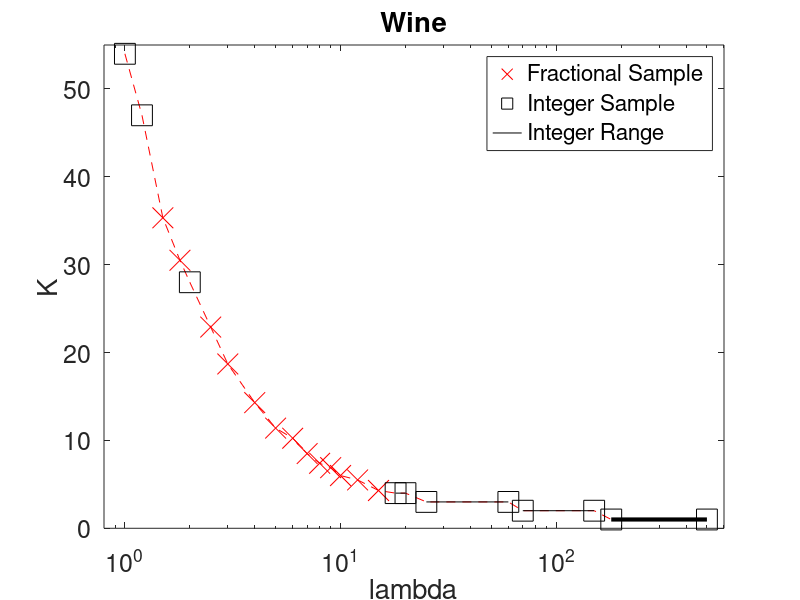

Reproduce this figure in MATLAB.
%xlambdas = [1 1.2 1.5 1.8 2 2.5 3 4 5 6 7 8 9 10 12 15 18 20 25 60 70 150 180 500];
%xplot = [54 47 35.333 30.5 28 22.9 18.7 14.3 11.4 10.25 8.5 7.4 6.9 6.0 5.5 4.3 4 4 3 3 2 2 1 1];

xlambdas = [1.5 1.8 2.5 3 4         5 6 7 8 9              10 12 15 ];
xplot = [35.333 30.5 22.9 18.7 14.3 11.4 10.25 8.5 7.4 6.9 6.0 5.5 4.3 ];

lambdas = [1 1.2 1.5 1.8 2 2.5 3 4 5 6 7 8 9 10 12 15  18 20 25 60 70  150 180 500];
redline = [54 47 35.333 30.5 28 22.9 18.7 14.3 11.4 10.25 8.5 7.4 6.9 6.0 5.5 4.3 4 4 3 3 2 2 1 1];

size(lambdas)
size(redline)
% redplot
XXplot = semilogx(xlambdas, xplot, 'rx', 'markersize', 15); 
hold all 
RLplot = semilogx(lambdas, redline, 'r--');
ISplot = semilogx([1 1.2 2 18 20 25 60 70 150 180 500], [54 47 28 4 4 3 3 2 2 1 1], 'ks', 'markersize', 15);
IRplot = semilogx([18 20], [4 4], 'k', [25 60], [3 3], 'k', [70 150], [2 2], 'k', [180, 500], [1 1], 'k', 'linewidth', 3);
hold off

legend([XXplot(1) ISplot(1) IRplot(1)], 'Fractional Sample', 'Integer Sample', 'Integer Range') 
%, , , IRplot, 'Integer Range'
% ,  , 

axis([0.8, 600, 0, 55])
xlabel('lambda', 'Fontsize', 18)
ylabel('K', 'Fontsize', 18)
title('Wine', 'Fontsize', 18)
set(gca, 'Fontsize', 18)
